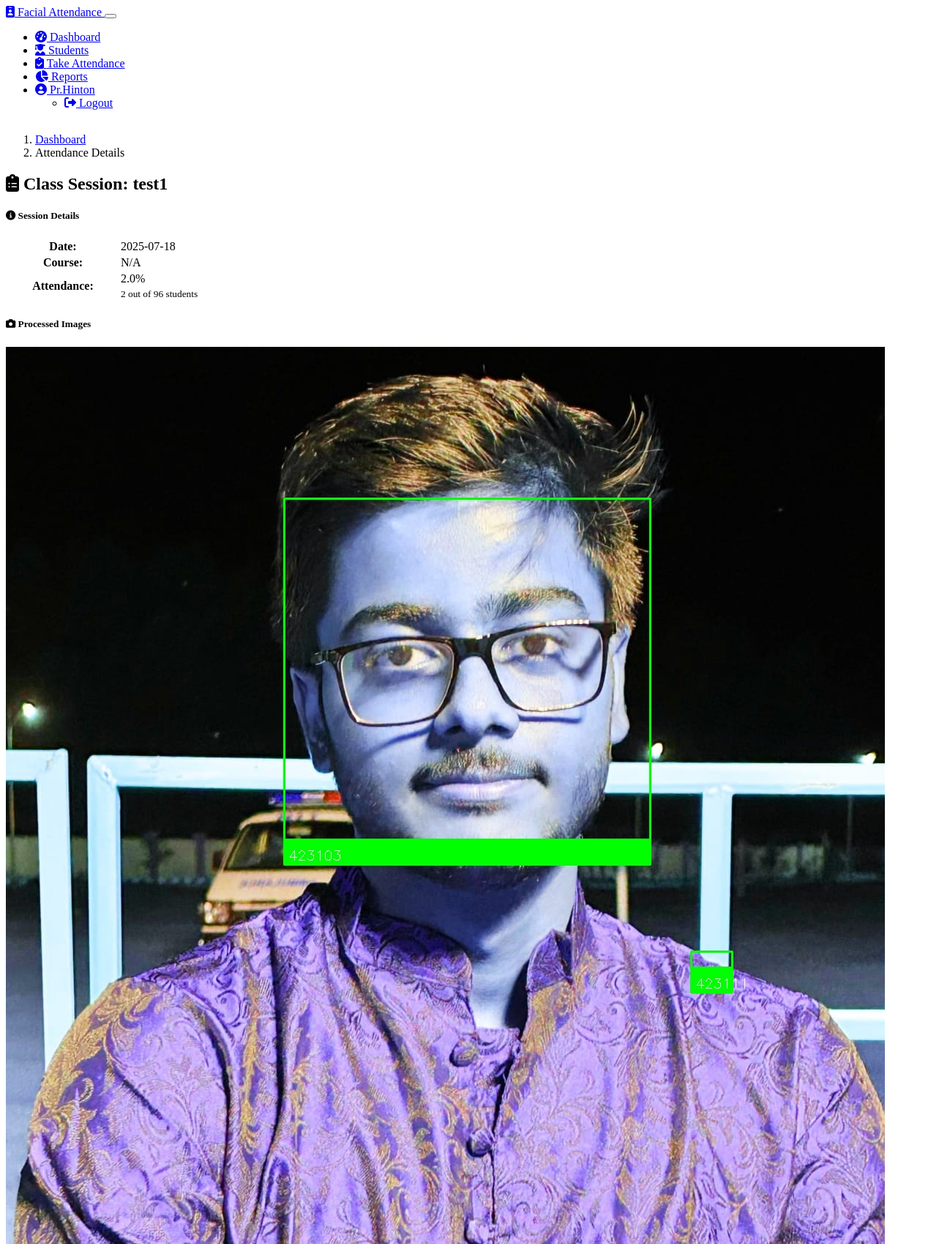
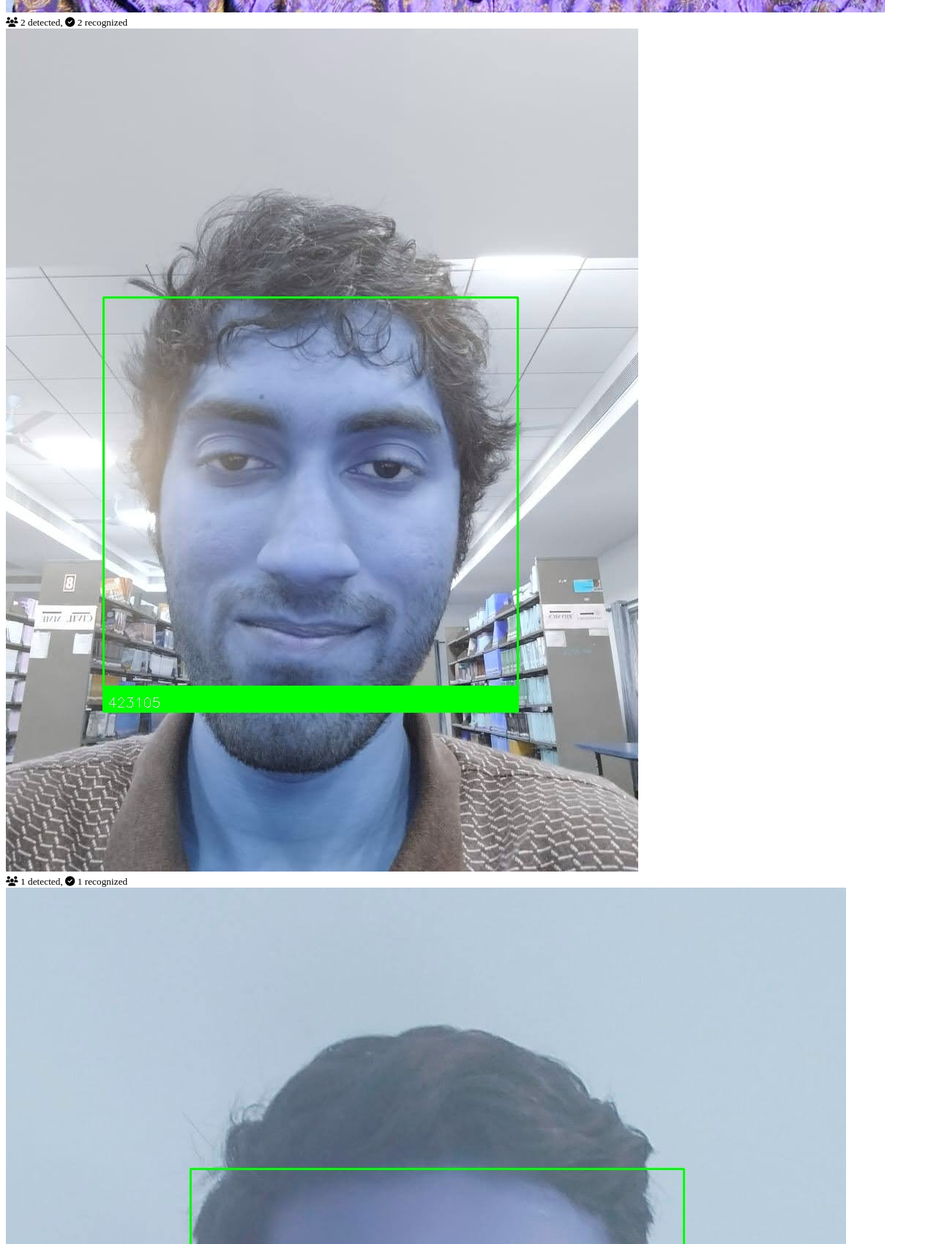
Screenshot of /attendance/8 (signed in, upper part) with the database file from the repository (2 pictures, top to bottom).
### models.py (models this page shows, shortened)
class User(UserMixin, db.Model):
    id = db.Column(db.Integer, primary_key=True)
    username = db.Column(db.String(64), unique=True, nullable=False)
    email = db.Column(db.String(120), unique=True, nullable=False)
    password_hash = db.Column(db.String(256), nullable=False)
    is_admin = db.Column(db.Boolean, default=False)
    created_at = db.Column(db.DateTime, default=datetime.utcnow)

class ClassSession(db.Model):
    id = db.Column(db.Integer, primary_key=True)
    name = db.Column(db.String(100), nullable=False)
    date = db.Column(db.Date, nullable=False, index=True)
    time = db.Column(db.Time, nullable=True)
    course = db.Column(db.String(100), nullable=True)
    total_students = db.Column(db.Integer, default=0)
    present_students = db.Column(db.Integer, default=0)
    creator_id = db.Column(db.Integer, db.ForeignKey('user.id'), nullable=True)
    created_at = db.Column(db.DateTime, default=datetime.utcnow)
    attendances = db.relationship('Attendance', backref='class_session', lazy=True)

class ProcessedImage(db.Model):
    id = db.Column(db.Integer, primary_key=True)
    class_session_id = db.Column(db.Integer, db.ForeignKey('class_session.id'), nullable=False)
    original_filename = db.Column(db.String(255), nullable=False)
    processed_filename = db.Column(db.String(255), nullable=False)
    upload_timestamp = db.Column(db.DateTime, default=datetime.utcnow)
    faces_detected = db.Column(db.Integer, default=0)
    faces_recognized = db.Column(db.Integer, default=0)

### routes.py (the view)
@app.route('/attendance/<int:session_id>')
@login_required
def attendance(session_id):
    session = ClassSession.query.get_or_404(session_id)
    processed_images = ProcessedImage.query.filter_by(class_session_id=session_id).all()
    students = Student.query.order_by(Student.roll_number).all()
    attendance_records = []
    for student in students:
        attendance = Attendance.query.filter_by(
            student_id=student.id,
            class_session_id=session_id
        ).first()
        attendance_records.append((student, attendance))
    return render_template('attendance.html',
                          session=session,
                          processed_images=processed_images,
                          attendance_records=attendance_records)

### app.py (called while the page is built)
@login_manager.user_loader
def load_user(user_id):
    from models import User
    return User.query.get(int(user_id))

### routes.py (called while the page is built)
@app.context_processor
def inject_now():
    return {'now': datetime.now()}

### templates/attendance.html (shortened to what this page needs)
{% extends 'base.html' %}
{% block content %}
<div class="row mb-4">
    <div class="col-12">
        <nav aria-label="breadcrumb">
            <ol class="breadcrumb">
                <li class="breadcrumb-item"><a href="{{ url_for('dashboard') }}">Dashboard</a></li>
                <li class="breadcrumb-item active" aria-current="page">Attendance Details</li>
            </ol>
        </nav>
        <h2 class="mb-3">
            <i class="fas fa-clipboard-list text-primary me-2"></i>
            Class Session: {{ session.name }}
        </h2>
        <div class="row mb-4">
            <div class="col-md-6">
                <div class="card shadow-sm">
                    <div class="card-body">
                        <h5 class="card-title">
                            <i class="fas fa-info-circle me-2"></i>
                            Session Details
                        </h5>
                        <table class="table table-sm">
                            <tr>
                                <th style="width: 150px;">Date:</th>
                                <td>{{ session.date.strftime('%Y-%m-%d') }}</td>
                            </tr>
                            <tr>
                                <th>Course:</th>
                                <td>{{ session.course or 'N/A' }}</td>
                            </tr>
                            <tr>
                                <th>Attendance:</th>
                                <td>
                                    {% set percentage = (session.present_students / session.total_students * 100) if session.total_students > 0 else 0 %}
                                    <div class="progress" style="height: 20px;">
                                        <div class="progress-bar bg-success" role="progressbar"
                                            style="width: {{ percentage }}%;"
                                            aria-valuenow="{{ percentage|round }}"
                                            aria-valuemin="0"
                                            aria-valuemax="100">
                                            {{ percentage|round }}%
                                        </div>
                                    </div>
                                    <small class="text-muted">{{ session.present_students }} out of {{ session.total_students }} students</small>
                                </td>
                            </tr>
                        </table>
                    </div>
                </div>
            </div>
            <div class="col-md-6">
                <div class="card shadow-sm">
                    <div class="card-body">
                        <h5 class="card-title">
                            <i class="fas fa-camera me-2"></i>
                            Processed Images
                        </h5>
                        {% if processed_images %}
                        <div class="row">
                            {% for image in processed_images %}
                            <div class="col-6 col-md-4 mb-3">
                                <div class="card">
                                    <img src="{{ url_for('static', filename='processed/' + image.processed_filename) }}"
                                        class="card-img-top" alt="Processed Image">
                                    <div class="card-body p-2">
                                        <small class="text-muted">
                                            <i class="fas fa-users me-1"></i> {{ image.faces_detected }} detected,
                                            <i class="fas fa-check-circle me-1"></i> {{ image.faces_recognized }} recognized
                                        </small>
                                    </div>
                                </div>
                            </div>
                            {% endfor %}
                        </div>
                        {% else %}
                        <div class="alert alert-info mb-0">
                            <i class="fas fa-info-circle me-2"></i>
                            No processed images available for this session.
                        </div>
                        {% endif %}
                    </div>
                </div>
            </div>
        </div>
    </div>
</div>
{% endblock %}

### templates/base.html (shortened to what this page needs)
<!DOCTYPE html>
<html lang="en" data-bs-theme="dark">
<head>
    <link rel="stylesheet" href="https://cdn.replit.com/agent/bootstrap-agent-dark-theme.min.css">
    <link rel="stylesheet" href="https://cdnjs.cloudflare.com/ajax/libs/font-awesome/6.2.0/css/all.min.css">
    <link rel="stylesheet" href="{{ url_for('static', filename='css/style.css') }}">
</head>
<body>
    <nav class="navbar navbar-expand-lg navbar-dark bg-dark">
        <div class="container">
            <a class="navbar-brand" href="{{ url_for('index') }}">
                <i class="fas fa-id-badge me-2"></i>
                Facial Attendance
            </a>
            <button class="navbar-toggler" type="button" data-bs-toggle="collapse" data-bs-target="#navbarNav">
            </button>
            <div class="collapse navbar-collapse" id="navbarNav">
                <ul class="navbar-nav ms-auto">
                    {% if current_user.is_authenticated %}
                    <li class="nav-item">
                        <a class="nav-link {% if request.endpoint == 'dashboard' %}active{% endif %}" href="{{ url_for('dashboard') }}">
                            <i class="fas fa-tachometer-alt me-1"></i> Dashboard
                        </a>
                    </li>
                    <li class="nav-item">
                        <a class="nav-link {% if request.endpoint == 'students' %}active{% endif %}" href="{{ url_for('students') }}">
                            <i class="fas fa-user-graduate me-1"></i> Students
                        </a>
                    </li>
                    <li class="nav-item">
                        <a class="nav-link {% if request.endpoint == 'take_attendance' %}active{% endif %}" href="{{ url_for('take_attendance') }}">
                            <i class="fas fa-clipboard-check me-1"></i> Take Attendance
                        </a>
                    </li>
                    <li class="nav-item">
                        <a class="nav-link {% if request.endpoint == 'reports' %}active{% endif %}" href="{{ url_for('reports') }}">
                            <i class="fas fa-chart-pie me-1"></i> Reports
                        </a>
                    </li>
                    <li class="nav-item dropdown">
                        <a class="nav-link dropdown-toggle" href="#" id="userDropdown" role="button" data-bs-toggle="dropdown">
                            <i class="fas fa-user-circle me-1"></i> {{ current_user.username }}
                        </a>
                        <ul class="dropdown-menu dropdown-menu-end">
                            <li>
                                <a class="dropdown-item" href="{{ url_for('logout') }}">
                                    <i class="fas fa-sign-out-alt me-1"></i> Logout
                                </a>
                            </li>
                        </ul>
                    </li>
                    {% endif %}
                </ul>
            </div>
        </div>
    </nav>
    <main class="container py-4">
        {% block content %}{% endblock %}
    </main>
</body>
</html>

### static/css/style.css (style rules this page uses)
body { min-height: 100vh; display: flex; flex-direction: column; }
main { flex: 1; }
.card { transition: transform 0.2s ease-in-out, box-shadow 0.2s ease-in-out; }

### rows the page displays
User: username "Pr.Hinton"
ClassSession: name "test1", date "2025-07-18", course "N/A", present_students "2", total_students "96"
ProcessedImage: processed_filename (picture), faces_detected "2", faces_recognized "2"
ProcessedImage: processed_filename (picture), faces_detected "1", faces_recognized "1"
ProcessedImage: processed_filename (picture)

### other values shown
{{ percentage|round }} "2.0"
